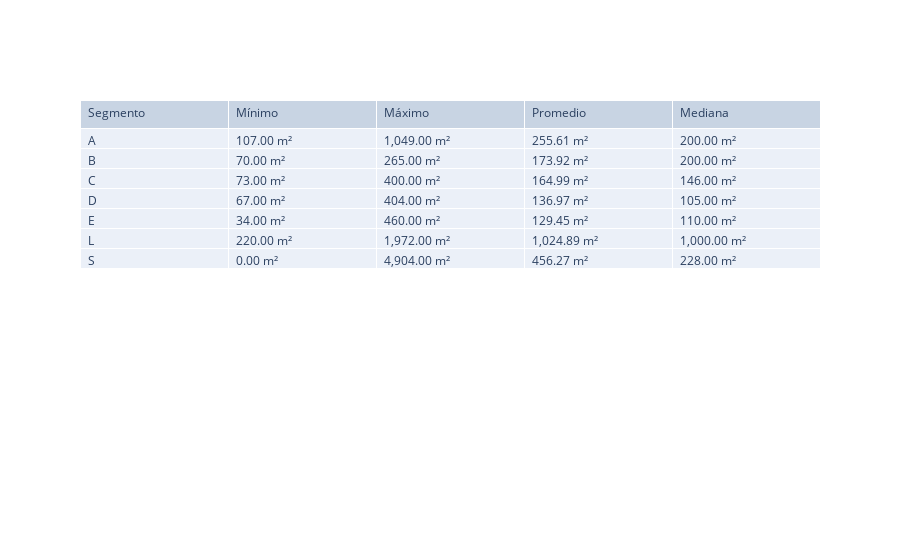

The cell this chart's notebook holds for it:
### Code cell
import plotly.graph_objects as go
import os
import plotly.io as pio

# Crear la tabla con Plotly sin estilos personalizados
fig = go.Figure(data=[go.Table(
    header=dict(values=['Segmento','Mínimo', 'Máximo', 'Promedio', 'Mediana'],
                align='left'),
    cells=dict(values=[grupo_filtrado.index,  # Índices de categorías
                       grupo_filtrado['Mínimo'],  # Valores mínimos
                       grupo_filtrado['Máximo'],
                       grupo_filtrado['Promedio'],
                       grupo_filtrado['Mediana']],  # Valores máximos
               align='left'))
])
fig.show()

### Figure 1 — Plotly figure (JSON) as saved in the notebook; plotly's stock layout.template omitted (floating-point values rounded to 4 significant figures)
{"data": [{"cells": {"align": "left", "values": [["A", "B", "C", "D", "E", "L", "S"], ["107.00 m²", "70.00 m²", "73.00 m²", "67.00 m²", "34.00 m²", "220.00 m²", "0.00 m²"], ["1,049.00 m²", "265.00 m²", "400.00 m²", "404.00 m²", "460.00 m²", "1,972.00 m²", "4,904.00 m²"], ["255.61 m²", "173.92 m²", "164.99 m²", "136.97 m²", "129.45 m²", "1,024.89 m²", "456.27 m²"], ["200.00 m²", "200.00 m²", "146.00 m²", "105.00 m²", "110.00 m²", "1,000.00 m²", "228.00 m²"]]}, "header": {"align": "left", "values": ["Segmento", "Mínimo", "Máximo", "Promedio", "Mediana"]}, "type": "table"}], "layout": {}}
